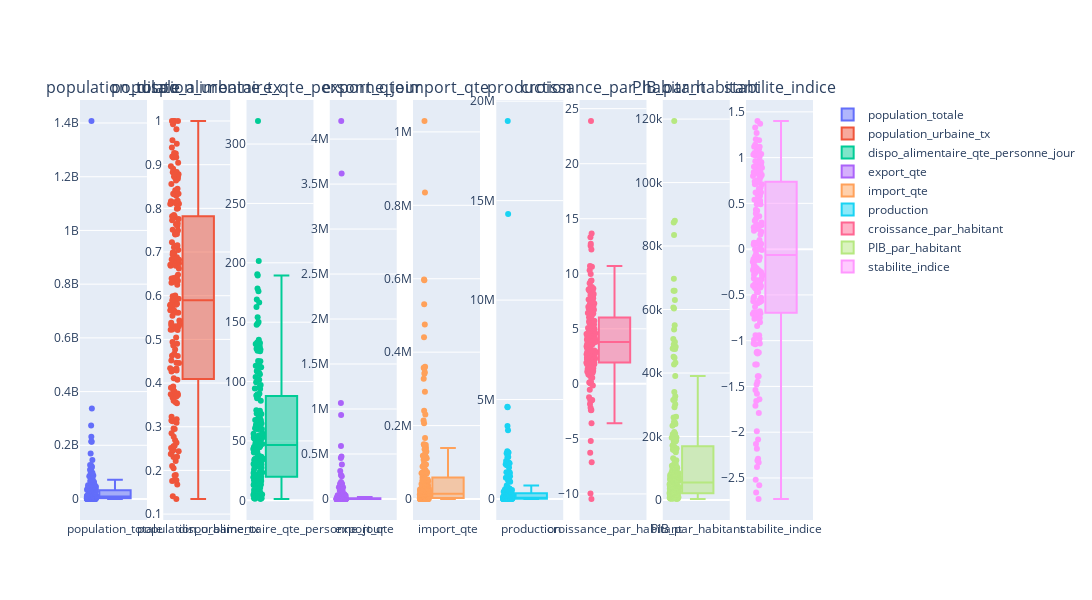

The cell this chart's notebook holds for it:
### Markdown cell above
#### Verification des outliers définitive

### Code cell
boxplot_columns(df)

### Figure 1 — Plotly figure (JSON) as saved in the notebook; plotly's stock layout.template omitted (floating-point values rounded to 4 significant figures; data arrays with more than 128 entries replaced by an {"elided": "..."} marker saying what was removed)
{"data": [{"boxpoints": "all", "hovertext": {"elided": "184 str values"}, "name": "population_totale", "type": "box", "xaxis": "x", "y": {"elided": "184 int values"}, "yaxis": "y"}, {"boxpoints": "all", "hovertext": {"elided": "184 str values"}, "name": "population_urbaine_tx", "type": "box", "xaxis": "x2", "y": {"elided": "184 float values"}, "yaxis": "y2"}, {"boxpoints": "all", "hovertext": {"elided": "184 str values"}, "name": "dispo_alimentaire_qte_personne_jour", "type": "box", "xaxis": "x3", "y": {"elided": "184 float values"}, "yaxis": "y3"}, {"boxpoints": "all", "hovertext": {"elided": "184 str values"}, "name": "export_qte", "type": "box", "xaxis": "x4", "y": {"elided": "184 float values"}, "yaxis": "y4"}, {"boxpoints": "all", "hovertext": {"elided": "184 str values"}, "name": "import_qte", "type": "box", "xaxis": "x5", "y": {"elided": "184 float values"}, "yaxis": "y5"}, {"boxpoints": "all", "hovertext": {"elided": "184 str values"}, "name": "production", "type": "box", "xaxis": "x6", "y": {"elided": "184 float values"}, "yaxis": "y6"}, {"boxpoints": "all", "hovertext": {"elided": "184 str values"}, "name": "croissance_par_habitant", "type": "box", "xaxis": "x7", "y": {"elided": "184 float values"}, "yaxis": "y7"}, {"boxpoints": "all", "hovertext": {"elided": "184 str values"}, "name": "PIB_par_habitant", "type": "box", "xaxis": "x8", "y": {"elided": "184 float values"}, "yaxis": "y8"}, {"boxpoints": "all", "hovertext": {"elided": "184 str values"}, "name": "stabilite_indice", "type": "box", "xaxis": "x9", "y": {"elided": "184 float values"}, "yaxis": "y9"}], "layout": {"annotations": [{"font": {"size": 16}, "showarrow": false, "text": "population_totale", "x": 0.04568, "xanchor": "center", "xref": "paper", "y": 1, "yanchor": "bottom", "yref": "paper"}, {"font": {"size": 16}, "showarrow": false, "text": "population_urbaine_tx", "x": 0.1593, "xanchor": "center", "xref": "paper", "y": 1, "yanchor": "bottom", "yref": "paper"}, {"font": {"size": 16}, "showarrow": false, "text": "dispo_alimentaire_qte_personne_jour", "x": 0.2728, "xanchor": "center", "xref": "paper", "y": 1, "yanchor": "bottom", "yref": "paper"}, {"font": {"size": 16}, "showarrow": false, "text": "export_qte", "x": 0.3864, "xanchor": "center", "xref": "paper", "y": 1, "yanchor": "bottom", "yref": "paper"}, {"font": {"size": 16}, "showarrow": false, "text": "import_qte", "x": 0.5, "xanchor": "center", "xref": "paper", "y": 1, "yanchor": "bottom", "yref": "paper"}, {"font": {"size": 16}, "showarrow": false, "text": "production", "x": 0.6136, "xanchor": "center", "xref": "paper", "y": 1, "yanchor": "bottom", "yref": "paper"}, {"font": {"size": 16}, "showarrow": false, "text": "croissance_par_habitant", "x": 0.7272, "xanchor": "center", "xref": "paper", "y": 1, "yanchor": "bottom", "yref": "paper"}, {"font": {"size": 16}, "showarrow": false, "text": "PIB_par_habitant", "x": 0.8407, "xanchor": "center", "xref": "paper", "y": 1, "yanchor": "bottom", "yref": "paper"}, {"font": {"size": 16}, "showarrow": false, "text": "stabilite_indice", "x": 0.9543, "xanchor": "center", "xref": "paper", "y": 1, "yanchor": "bottom", "yref": "paper"}], "height": 600, "width": 1700, "xaxis": {"anchor": "y", "domain": [0, 0.09136]}, "xaxis2": {"anchor": "y2", "domain": [0.1136, 0.2049]}, "xaxis3": {"anchor": "y3", "domain": [0.2272, 0.3185]}, "xaxis4": {"anchor": "y4", "domain": [0.3407, 0.4321]}, "xaxis5": {"anchor": "y5", "domain": [0.4543, 0.5457]}, "xaxis6": {"anchor": "y6", "domain": [0.5679, 0.6593]}, "xaxis7": {"anchor": "y7", "domain": [0.6815, 0.7728]}, "xaxis8": {"anchor": "y8", "domain": [0.7951, 0.8864]}, "xaxis9": {"anchor": "y9", "domain": [0.9086, 1]}, "yaxis": {"anchor": "x", "domain": [0, 1]}, "yaxis2": {"anchor": "x2", "domain": [0, 1]}, "yaxis3": {"anchor": "x3", "domain": [0, 1]}, "yaxis4": {"anchor": "x4", "domain": [0, 1]}, "yaxis5": {"anchor": "x5", "domain": [0, 1]}, "yaxis6": {"anchor": "x6", "domain": [0, 1]}, "yaxis7": {"anchor": "x7", "domain": [0, 1]}, "yaxis8": {"anchor": "x8", "domain": [0, 1]}, "yaxis9": {"anchor": "x9", "domain": [0, 1]}}}
